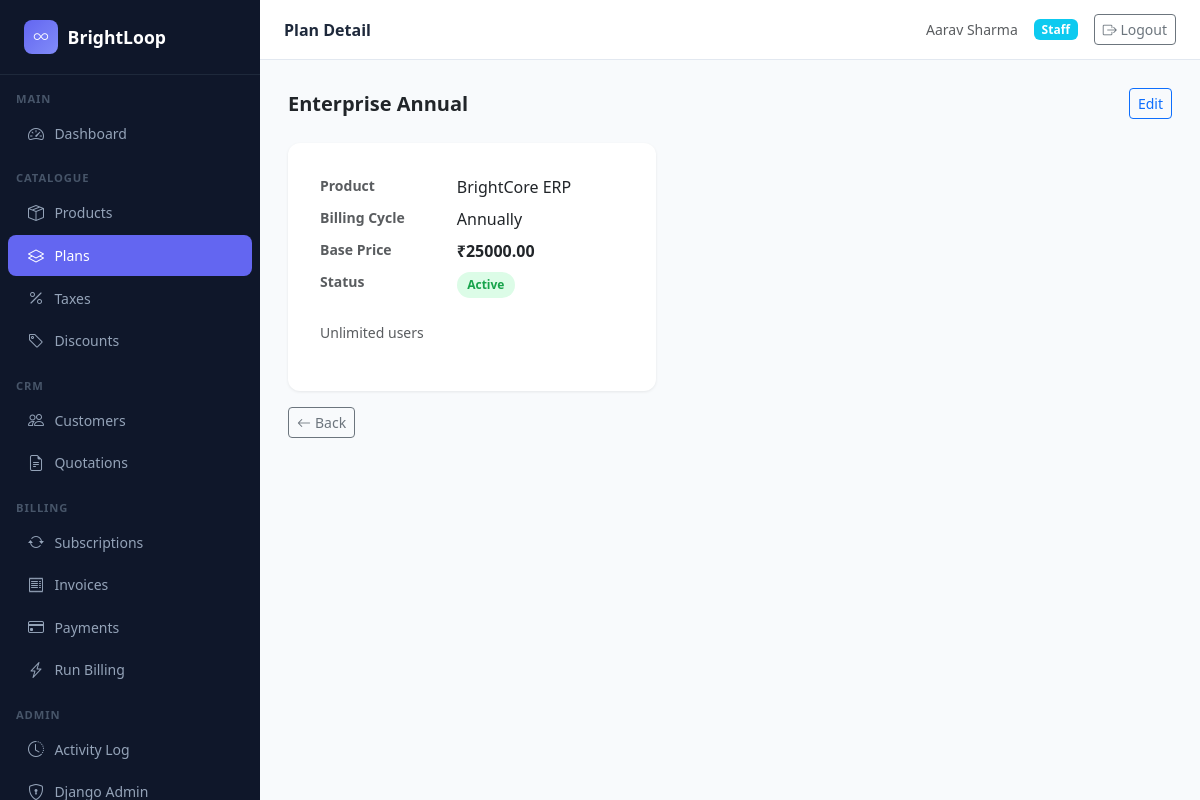
Page /products/plans/2/ (signed in) on the committed database.
### products/models.py (models this page shows, shortened)
class SubscriptionPlan(models.Model):
    BILLING_CYCLE_CHOICES = [
        ('MONTHLY', 'Monthly'),
        ('QUARTERLY', 'Quarterly'),
        ('ANNUALLY', 'Annually'),
    ]
    product = models.ForeignKey(Product, on_delete=models.PROTECT, related_name='plans')
    name = models.CharField(max_length=200)
    description = models.TextField(blank=True)
    billing_cycle = models.CharField(max_length=20, choices=BILLING_CYCLE_CHOICES, default='MONTHLY')
    base_price = models.DecimalField(max_digits=10, decimal_places=2)
    is_active = models.BooleanField(default=True)
    created_at = models.DateTimeField(auto_now_add=True)
    updated_at = models.DateTimeField(auto_now=True)
    class Meta:
        ordering = ['product', 'name']

class Product(models.Model):
    name = models.CharField(max_length=200)
    product_type = models.CharField(
        max_length=100,
        blank=True
    )
    sales_price = models.DecimalField(
        max_digits=10,
        decimal_places=2,
        default=Decimal('0.00'),
        validators=[MinValueValidator(Decimal('0.00'))]
    )
    cost_price = models.DecimalField(
        max_digits=10,
        decimal_places=2,
        default=Decimal('0.00'),
        validators=[MinValueValidator(Decimal('0.00'))]
    )
    description = models.TextField(
        blank=True,
        verbose_name="Notes"
    )
    is_active = models.BooleanField(default=True)
    created_at = models.DateTimeField(auto_now_add=True)
    updated_at = models.DateTimeField(auto_now=True)
    class Meta:
        ordering = ['name']

### products/views.py (the view)
# urls.py: path('plans/<int:pk>/', views.plan_detail, name='plan_detail'),
@login_required
def plan_detail(request, pk):
    plan = get_object_or_404(SubscriptionPlan, pk=pk)
    return render(request, 'products/plan_detail.html', {'plan': plan})

### templates/products/plan_detail.html (shortened to what this page needs)
{% extends "base.html" %}
{% block page_title %}Plan Detail{% endblock %}
{% block content %}
<div class="d-flex justify-content-between align-items-center mb-4">
  <h5 class="fw-semibold mb-0">{{ plan.name }}</h5>
  {% if user.is_staff or user.is_superuser %}
  <a href="{% url 'products:plan_edit' plan.pk %}" class="btn btn-sm btn-outline-primary">Edit</a>
  {% endif %}
</div>
<div class="form-card col-lg-5">
  <dl class="row mb-0">
    <dt class="col-5 text-muted small">Product</dt><dd class="col-7">{{ plan.product.name }}</dd>
    <dt class="col-5 text-muted small">Billing Cycle</dt><dd class="col-7">{{ plan.get_billing_cycle_display }}</dd>
    <dt class="col-5 text-muted small">Base Price</dt><dd class="col-7 fw-semibold">₹{{ plan.base_price|floatformat:2 }}</dd>
    <dt class="col-5 text-muted small">Status</dt>
    <dd class="col-7">{% if plan.is_active %}<span class="status-badge badge-active">Active</span>{% else %}<span class="status-badge badge-cancelled">Inactive</span>{% endif %}</dd>
  </dl>
  {% if plan.description %}<p class="text-muted small mt-3">{{ plan.description }}</p>{% endif %}
</div>
<a href="{% url 'products:plan_list' %}" class="btn btn-sm btn-outline-secondary mt-3"><i class="bi bi-arrow-left me-1"></i>Back</a>
{% endblock %}

### templates/base.html (shortened to what this page needs)
<!DOCTYPE html>
<html lang="en" data-bs-theme="light">
<head>
  <link href="https://cdn.jsdelivr.net/npm/bootstrap@5.3.3/dist/css/bootstrap.min.css" rel="stylesheet">
  <link href="https://cdn.jsdelivr.net/npm/bootstrap-icons@1.11.3/font/bootstrap-icons.min.css" rel="stylesheet">
</head>
<body>
{% if user.is_authenticated %}
<nav class="sidebar">
  <a class="sidebar-brand" href="{% url 'dashboard:index' %}">
    <div class="logo-circle"><i class="bi bi-infinity"></i></div>
    BrightLoop
  </a>
  <div class="pt-2">
    <div class="sidebar-section">Main</div>
    <a href="{% url 'dashboard:index' %}" class="nav-link {% if request.resolver_match.app_name == 'dashboard' %}active{% endif %}">
      <i class="bi bi-speedometer2"></i> Dashboard
    </a>
    {% if user.is_staff or user.is_superuser %}
    <div class="sidebar-section mt-2">Catalogue</div>
    <a href="{% url 'products:product_list' %}" class="nav-link {% if request.resolver_match.app_name == 'products' and 'plan' not in request.path and 'tax' not in request.path and 'discount' not in request.path %}active{% endif %}">
      <i class="bi bi-box-seam"></i> Products
    </a>
    <a href="{% url 'products:plan_list' %}" class="nav-link {% if 'plans' in request.path %}active{% endif %}">
      <i class="bi bi-layers"></i> Plans
    </a>
    <a href="{% url 'products:tax_list' %}" class="nav-link {% if 'taxes' in request.path %}active{% endif %}">
      <i class="bi bi-percent"></i> Taxes
    </a>
    <a href="{% url 'products:discount_list' %}" class="nav-link {% if 'discounts' in request.path %}active{% endif %}">
      <i class="bi bi-tag"></i> Discounts
    </a>
    <div class="sidebar-section mt-2">CRM</div>
    <a href="{% url 'accounts:customer_list' %}" class="nav-link {% if request.resolver_match.app_name == 'accounts' %}active{% endif %}">
      <i class="bi bi-people"></i> Customers
    </a>
    <a href="{% url 'quotations:quotation_list' %}" class="nav-link {% if request.resolver_match.app_name == 'quotations' %}active{% endif %}">
      <i class="bi bi-file-earmark-text"></i> Quotations
    </a>
    <div class="sidebar-section mt-2">Billing</div>
    <a href="{% url 'subscriptions:subscription_list' %}" class="nav-link {% if request.resolver_match.app_name == 'subscriptions' %}active{% endif %}">
      <i class="bi bi-arrow-repeat"></i> Subscriptions
    </a>
    <a href="{% url 'billing:invoice_list' %}" class="nav-link {% if 'invoices' in request.path %}active{% endif %}">
      <i class="bi bi-receipt"></i> Invoices
    </a>
    <a href="{% url 'billing:payment_list' %}" class="nav-link {% if 'payments' in request.path %}active{% endif %}">
      <i class="bi bi-credit-card"></i> Payments
    </a>
    <a href="{% url 'billing:run_billing' %}" class="nav-link {% if 'run-billing' in request.path %}active{% endif %}">
      <i class="bi bi-lightning-charge"></i> Run Billing
    </a>
    <div class="sidebar-section mt-2">Admin</div>
    <a href="{% url 'accounts:activity_log' %}" class="nav-link {% if 'activity' in request.path %}active{% endif %}">
      <i class="bi bi-clock-history"></i> Activity Log
    </a>
    <a href="/admin/" class="nav-link">
      <i class="bi bi-shield-lock"></i> Django Admin
    </a>
    {% endif %}
  </div>
</nav>
<div class="main-wrapper">
  <div class="topbar">
    <span class="page-title">{% block page_title %}BrightLoop{% endblock %}</span>
    <div class="d-flex align-items-center gap-3">
      <span class="text-muted small">{{ user.get_full_name|default:user.username }}</span>
      {% if user.is_superuser %}
        <span class="badge bg-danger">Admin</span>
      {% elif user.is_staff %}
        <span class="badge bg-info">Staff</span>
      {% else %}
        <span class="badge bg-secondary">Customer</span>
      {% endif %}
      <form method="post" action="{% url 'accounts:logout' %}" class="d-inline mb-0">
        <button type="submit" class="btn btn-sm btn-outline-secondary">
          <i class="bi bi-box-arrow-right"></i> Logout
        </button>
      </form>
    </div>
  </div>
  <div class="content-area">
    {% block content %}{% endblock %}
  </div>
</div>
{% else %}
  {% block auth_content %}{% endblock %}
{% endif %}
</body>
</html>

### templates/base.html (style rules this page uses)
:root { --sidebar-bg: #0f172a; --sidebar-text: #94a3b8; --sidebar-active: #6366f1; --sidebar-hover: #1e293b; --sidebar-width: 260px; --topbar-height: 60px; }
body { background: #f8fafc; font-family: 'Segoe UI', system-ui, sans-serif; }
.sidebar { position: fixed; top: 0; left: 0; bottom: 0; width: var(--sidebar-width); background: var(--sidebar-bg); z-index: 1000; overflow-y: auto; transition: transform .3s; }
.sidebar-brand { padding: 1.25rem 1.5rem; border-bottom: 1px solid #1e293b; color: #fff; font-size: 1.1rem; font-weight: 700; display: flex; align-items: center; gap: .6rem; text-decoration: none; }
.sidebar-brand .logo-circle { width: 34px; height: 34px; border-radius: 8px; background: linear-gradient(135deg, #6366f1, #818cf8); display: flex; align-items: center; justify-content: center; font-size: .9rem; color: #fff; }
.sidebar-section { padding: .5rem 1rem .25rem; font-size: .7rem; font-weight: 600; color: #475569; text-transform: uppercase; letter-spacing: .08em; }
.sidebar .nav-link { color: var(--sidebar-text); padding: .55rem 1.25rem; border-radius: 8px; margin: 1px 8px; display: flex; align-items: center; gap: .65rem; font-size: .875rem; transition: all .15s; }
.sidebar .nav-link.active { background: var(--sidebar-active); color: #fff; }
.sidebar .nav-link .bi { font-size: 1rem; }
.main-wrapper { margin-left: var(--sidebar-width); min-height: 100vh; display: flex; flex-direction: column; }
.topbar { height: var(--topbar-height); background: #fff; border-bottom: 1px solid #e2e8f0; display: flex; align-items: center; justify-content: space-between; padding: 0 1.5rem; position: sticky; top: 0; z-index: 100; }
.topbar .page-title { font-size: 1rem; font-weight: 600; color: #1e293b; }
.content-area { padding: 1.75rem; flex: 1; }
.badge-active { background: #dcfce7; color: #16a34a; }
.status-badge { display: inline-flex; align-items: center; gap: .3rem; padding: .25rem .65rem; border-radius: 999px; font-size: .75rem; font-weight: 600; }
.form-card { background: #fff; border-radius: 12px; padding: 2rem; box-shadow: 0 1px 3px rgba(0,0,0,.08); }

### rows in the picture
SubscriptionPlan: name "Enterprise Annual", product.name "BrightCore ERP", billing_cycle "Annually", base_price "25000.00", description "Unlimited users"

### other values in the picture
{{ user.get_full_name|default:user.username }} "Aarav Sharma"
